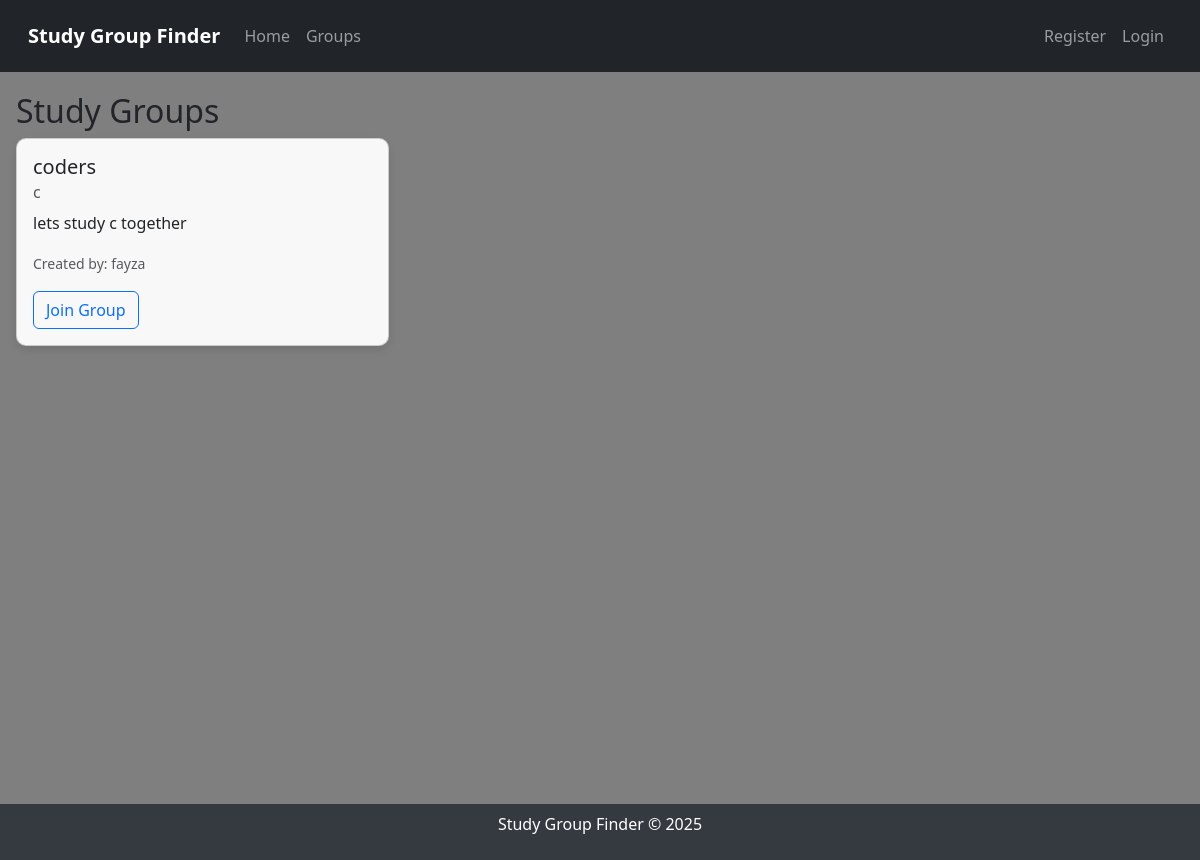
Before: /groups with the older database file.
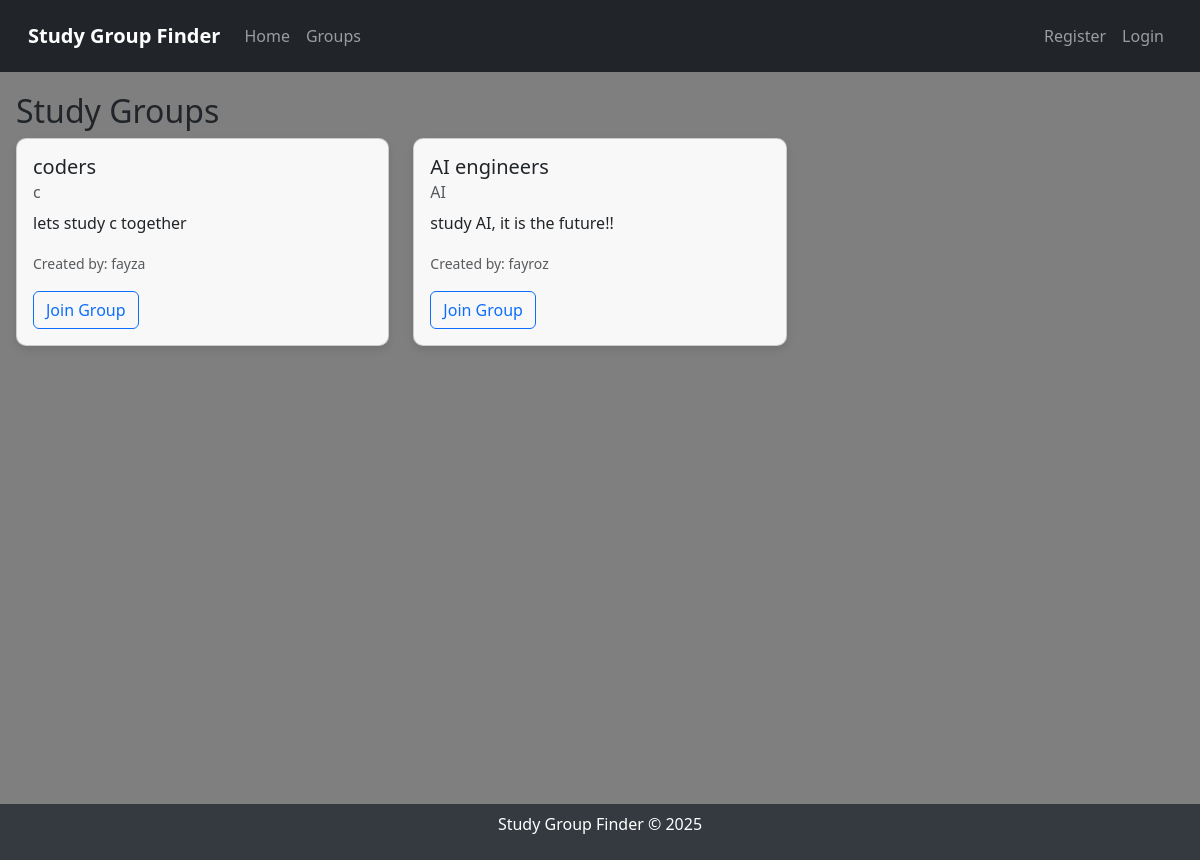
After: the same page with the newer database file.
### tables this page shows
CREATE TABLE groups
                 (id INTEGER PRIMARY KEY AUTOINCREMENT,
                  name TEXT NOT NULL,
                  subject TEXT NOT NULL,
                  description TEXT,
                  creator_id INTEGER,
                  FOREIGN KEY (creator_id) REFERENCES users(id));

CREATE TABLE users
                 (id INTEGER PRIMARY KEY AUTOINCREMENT,
                  username TEXT UNIQUE NOT NULL,
                  password TEXT NOT NULL);

### app.py (the view)
@app.route('/groups')
def groups():
    conn = sqlite3.connect('study_groups.db')
    c = conn.cursor()
    c.execute("SELECT groups.id, groups.name, groups.subject, groups.description, users.username "
              "FROM groups JOIN users ON groups.creator_id = users.id")
    groups = c.fetchall()
    conn.close()
    return render_template('groups.html', groups=groups)

### templates/groups.html (shortened to what this page needs)
{% extends "layout.html" %}
{% block content %}
    <h2>Study Groups</h2>
    {% if groups %}
        <div class="row">
            {% for group in groups %}
                <div class="col-md-4 mb-3">
                    <div class="card">
                        <div class="card-body">
                            <h5 class="card-title">{{ group[1] }}</h5>
                            <h6 class="card-subtitle mb-2 text-muted">{{ group[2] }}</h6>
                            <p class="card-text">{{ group[3] }}</p>
                            <p class="card-text"><small class="text-muted">Created by: {{ group[4] }}</small></p>
                            <a href="#" class="btn btn-outline-primary">Join Group</a>
                        </div>
                    </div>
                </div>
            {% endfor %}
        </div>
    {% else %}
        <p>No study groups available. <a href="{{ url_for('create_group') }}">Create one!</a></p>
    {% endif %}
{% endblock %}

### templates/layout.html (shortened to what this page needs)
<!DOCTYPE html>
<html lang="en">
<head>
    <link href="https://cdn.jsdelivr.net/npm/bootstrap@5.3.0/dist/css/bootstrap.min.css" rel="stylesheet">
    <link href="/static/styles.css" rel="stylesheet">
</head>
<body>
    <nav class="navbar navbar-expand-lg navbar-dark bg-dark">
        <div class="container-fluid">
            <a class="navbar-brand" href="{{ url_for('index') }}">Study Group Finder</a>
            <div class="collapse navbar-collapse" id="navbarNav">
                <ul class="navbar-nav me-auto">
                    <li class="nav-item">
                        <a class="nav-link" href="{{ url_for('index') }}">Home</a>
                    </li>
                    <li class="nav-item">
                        <a class="nav-link" href="{{ url_for('groups') }}">Groups</a>
                    </li>
                </ul>
                <ul class="navbar-nav ms-auto">
                    {% if session.user_id %}
                        <li class="nav-item">
                            <a class="nav-link" href="{{ url_for('logout') }}">Logout ({{ session.username }})</a>
                        </li>
                    {% else %}
                        <li class="nav-item">
                            <a class="nav-link" href="{{ url_for('register') }}">Register</a>
                        </li>
                        <li class="nav-item">
                            <a class="nav-link" href="{{ url_for('login') }}">Login</a>
                        </li>
                    {% endif %}
                </ul>
            </div>
        </div>
    </nav>
    <div class="content-wrapper">
        {% block content %}{% endblock %}
    </div>
    <footer class="footer">
        <div class="container-fluid">
            <p>Study Group Finder © 2025</p>
        </div>
    </footer>
</body>
</html>

### static/styles.css (style rules this page uses)
body { background-image: url('/static/background.jpg'); background-size: cover; background-position: center; background-blend-mode: overlay; background-color: rgba(0, 0, 0, 0.5); min-height: 100vh; margin: 0; padding: 0; }
.navbar-brand { font-weight: bold; }
.navbar { background-color: #343a40; padding: 1rem; position: fixed; top: 0; width: 100%; z-index: 1000; }
.content-wrapper { margin-top: 60px; min-height: calc(100vh - 120px); padding: 2rem 1rem; }
.card { background-color: rgba(255, 255, 255, 0.95); border-radius: 10px; box-shadow: 0 4px 8px rgba(0, 0, 0, 0.1); transition: transform 0.2s; }
.footer { text-align: center; padding: 0.5rem; background-color: #343a40; color: white; position: fixed; bottom: 0; width: 100%; }

Changed rows visible on the page:
added groups: name "AI engineers", subject "AI", description "study AI, it is the future!!", username "fayroz"
